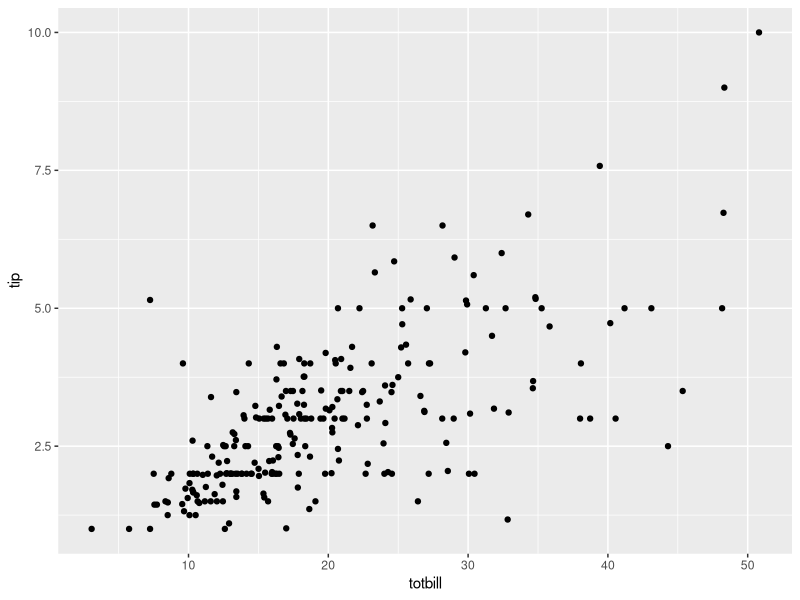

Reproduce this figure in R.
## ---- chunk 1
knitr::opts_chunk$set(echo = TRUE, message = FALSE, warning = FALSE)
## ---- chunk 2
group_members <- "Equivalent answer test"
start_value <- -12.5
after_add <- -10.5
after_multiply <- -31.5
after_subtract <- -37.5
final_value <- -12.5
tips <- read.csv("tips.csv", stringsAsFactors = TRUE)

# Exercise 2 data exploration
dim(tips)
head(tips)
str(tips)
summary(tips)
names(tips)
levels(tips$day)
n_cases <- 244
n_variables <- 7
quantitative_variables <- c("SIZE", "TIP", "TOTBILL")
categorical_variables <- c("time", "day", "smoker", "sex")
collection_days <- c("Sunday", "Thursday", "Saturday", "Friday")
library(ggplot2)
tips_plot <- ggplot(tips, aes(x = totbill, y = tip)) + geom_point()
association_direction <- "upward"
relationship_form <- "roughly linear"
spread_pattern <- "wider as the bill increases"
tip_model <- lm(tip ~ totbill, data = tips)
intercept <- 0.9203
slope <- 0.1050
predicted_tip_45 <- 5.65
slope_percent <- 10.5
